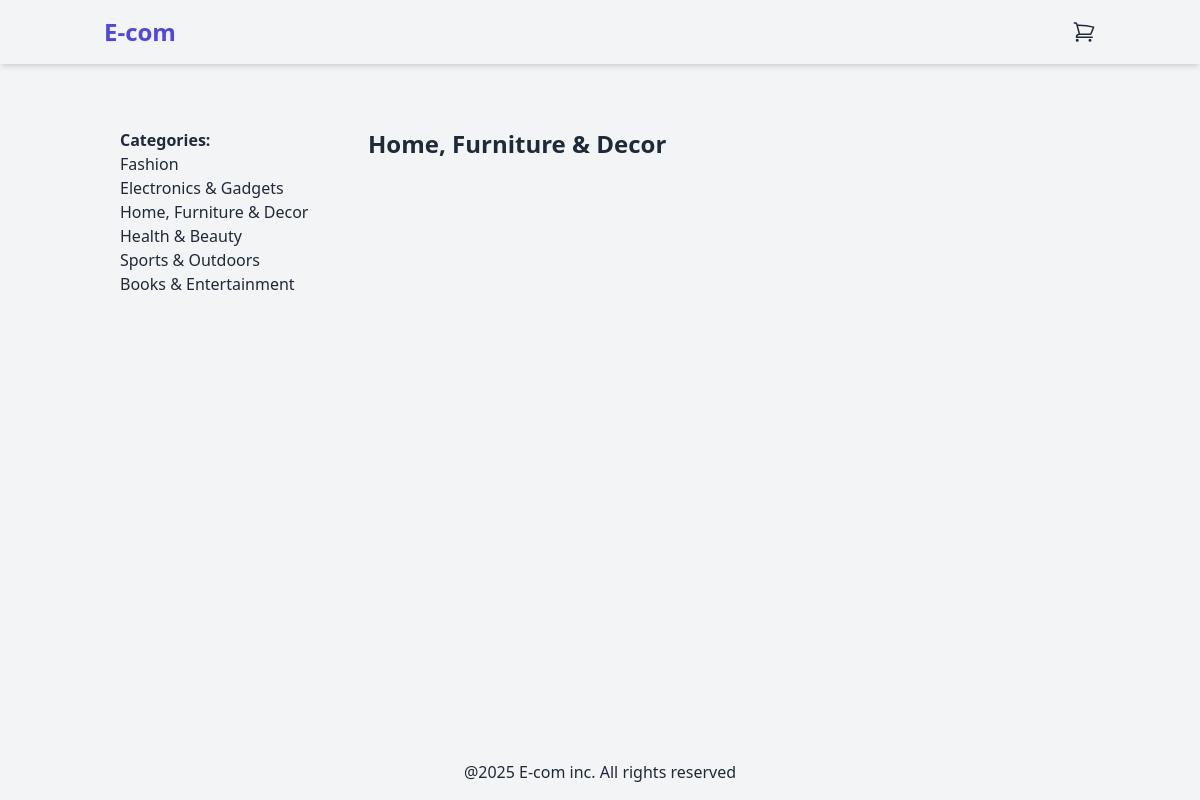
The app's page /home-furniture-decor/ with its own data.
### products/models.py (models this page shows, shortened)
class Category(models.Model):
    name = models.CharField(max_length=250)
    slug = models.SlugField(unique=True)
    class Meta:
     verbose_name_plural = "categories"

### products/views.py (the view)
# urls.py: path('',views.product_list, name='product_list'),
def product_list(request, category_slug=None):
    category=None
    products = Product.objects.filter(available=True)
    categories = Category.objects.all()
    if category_slug:
        category = get_object_or_404(Category, slug=category_slug)
        products = products.filter(categories=category)
    return render(request, 'products/product/list.html', {
        'category':category,
        'products':products,
        'categories':categories,
    } )

### products/templates/products/product/list.html (shortened to what this page needs)
{% extends 'base.html' %}
{% block content %}
<div class="container mx-auto p-4 flex">
  <aside class="w-1/4 p-4">
    <h2 class="font-bold">Categories:</h2>
    <ul>
      {% for category in categories %}
      <li>
        <a href="{% url 'products:product_list_by_category' category.slug %}">{{ category.name }}</a>
      </li>
      {% endfor %}
    </ul>
  </aside>
  <main class="w-3/4 p-4">
    {% if category %}
    <h2 class="font-bold mb-4 text-2xl">{{ category.name }}</h2>
    {% else %}
    <h2 class="font-bold mb-4">All Products</h2>
    {% endif %}
  </main>
</div>
{% endblock %}

### records on screen
Category: name "Fashion"
Category: name "Electronics & Gadgets"
Category: name "Home, Furniture & Decor"
Category: name "Health & Beauty"
Category: name "Sports & Outdoors"
Category: name "Books & Entertainment"
